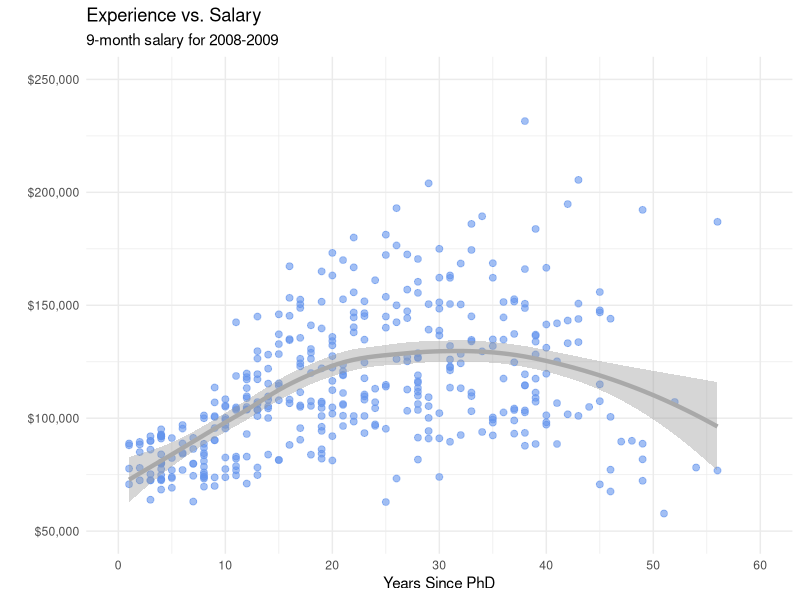

Generate this figure with R:
library(ggplot2)
library(carData)
data(Salaries, package="carData")
ggplot(Salaries, aes(x = yrs.since.phd, y = salary)) + geom_point(color="cornflowerblue",
                                                                    size = 2, alpha = .6) + geom_smooth(size = 1.5, color = "darkgrey") +
scale_y_continuous(label = scales::dollar, limits = c(50000, 250000)) +
scale_x_continuous(breaks = seq(0, 60, 10), limits = c(0, 60)) + labs(x = "Years Since PhD",
                                                                        y = "", title = "Experience vs. Salary", subtitle = "9-month salary for 2008-2009") +
theme_minimal()

